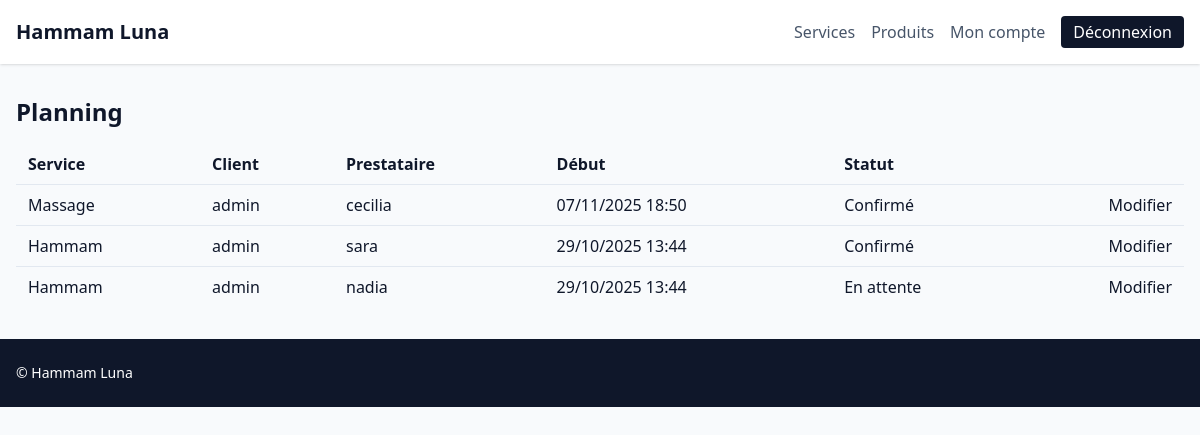
Screenshot of /backoffice/booking/ (signed in) with the database file from the repository.
### apps/booking/models.py (models this page shows, shortened)
class Appointment(TimeStampedModel):
    class Status(models.TextChoices):
        PENDING = "pending", "En attente"
        CONFIRMED = "confirmed", "Confirmé"
        DONE = "done", "Terminé"
        NO_SHOW = "no_show", "Absent"
        CANCELED = "canceled", "Annulé"
    customer = models.ForeignKey("customers.Customer", on_delete=models.CASCADE, related_name="appointments")
    service = models.ForeignKey("catalog.Service", on_delete=models.CASCADE, related_name="appointments")
    provider = models.ForeignKey("people.Provider", on_delete=models.CASCADE, related_name="appointments")
    start_at = models.DateTimeField()
    end_at = models.DateTimeField()
    status = models.CharField(max_length=20, choices=Status.choices, default=Status.PENDING)
    notes = models.TextField(blank=True)
    class Meta:
        ordering = ["-start_at"]
        unique_together = ("provider", "start_at")

### apps/catalog/models.py (models this page shows, shortened)
class Service(TimeStampedModel):
    name = models.CharField(max_length=255)
    description = models.TextField(blank=True)
    duration_min = models.PositiveIntegerField()
    base_price = models.DecimalField(max_digits=8, decimal_places=2)
    is_active = models.BooleanField(default=True)
    provider = models.ForeignKey("people.Provider", null=True, blank=True, on_delete=models.SET_NULL, related_name="services")
    class Meta:
        ordering = ["name"]

### apps/customers/models.py (models this page shows, shortened)
class Customer(TimeStampedModel):
    user = models.OneToOneField(settings.AUTH_USER_MODEL, null=True, blank=True, on_delete=models.SET_NULL, related_name="customer")
    first_name = models.CharField(max_length=120)
    last_name = models.CharField(max_length=120, blank=True)
    email = models.EmailField(unique=True)
    phone = models.CharField(max_length=30, blank=True)
    default_address = models.TextField(blank=True)
    notes = models.TextField(blank=True)
    class Meta:
        ordering = ["first_name", "last_name"]
    @property
    def name(self) -> str:
        return f"{self.first_name} {self.last_name}".strip()

### apps/people/models.py (models this page shows, shortened)
class Provider(TimeStampedModel):
    name = models.CharField(max_length=255)
    contact_email = models.EmailField()
    phone = models.CharField(max_length=30, blank=True)
    skills = models.JSONField(default=list, blank=True)
    rating = models.DecimalField(max_digits=3, decimal_places=2, default=0)
    is_active = models.BooleanField(default=True)

### apps/booking/back_views.py (the view)
# urls.py: path("", back_views.AppointmentCalendarView.as_view(), name="calendar"),
@method_decorator(login_required, name="dispatch")
@method_decorator(permission_required("booking.view_appointment", raise_exception=True), name="dispatch")
class AppointmentCalendarView(TemplateView):
    template_name = "backoffice/booking/calendar.html"
    def get_context_data(self, **kwargs):
        context = super().get_context_data(**kwargs)
        service_id = self.request.GET.get("service")
        if service_id:
            appointment = Appointment.objects.filter(service_id=service_id).first()
            if appointment:
                context["availability"] = AppointmentService().availability(appointment.service)
        context["appointments"] = Appointment.objects.select_related("service", "provider", "customer").all()
        return context

### apps/core/context_processors.py (called while the page is built)
def settings_context(_request):
    return {
        "TWO_FACTOR_ENABLED": settings.TWO_FACTOR_ENABLED,
        "SITE_NAME": "Hammam Luna",
    }

### templates/backoffice/booking/calendar.html
{% extends "base.html" %}
{% block content %}
<h1 class="text-2xl font-semibold mb-4">Planning</h1>
<table class="min-w-full divide-y divide-slate-200">
    <thead>
        <tr>
            <th class="px-3 py-2 text-left">Service</th>
            <th class="px-3 py-2 text-left">Client</th>
            <th class="px-3 py-2 text-left">Prestataire</th>
            <th class="px-3 py-2 text-left">Début</th>
            <th class="px-3 py-2 text-left">Statut</th>
            <th></th>
        </tr>
    </thead>
    <tbody class="divide-y divide-slate-200">
        {% for appointment in appointments %}
            <tr>
                <td class="px-3 py-2">{{ appointment.service.name }}</td>
                <td class="px-3 py-2">{{ appointment.customer.name }}</td>
                <td class="px-3 py-2">{{ appointment.provider.name }}</td>
                <td class="px-3 py-2">{{ appointment.start_at|date:"d/m/Y H:i" }}</td>
                <td class="px-3 py-2">{{ appointment.get_status_display }}</td>
                <td class="px-3 py-2 text-right"><a href="{% url 'back:booking:update' appointment.pk %}" class="text-slate-900">Modifier</a></td>
            </tr>
        {% empty %}
            <tr><td colspan="6" class="px-3 py-4">Aucun rendez-vous.</td></tr>
        {% endfor %}
    </tbody>
</table>
{% endblock %}

### rows the page displays
Appointment: service.name "Massage", customer.name "admin", provider.name "cecilia", start_at "07/11/2025 18:50", status "Confirmé"
Appointment: service.name "Hammam", customer.name "admin", provider.name "sara", start_at "29/10/2025 13:44", status "Confirmé"
Appointment: service.name "Hammam", customer.name "admin", provider.name "nadia", start_at "29/10/2025 13:44", status "En attente"
